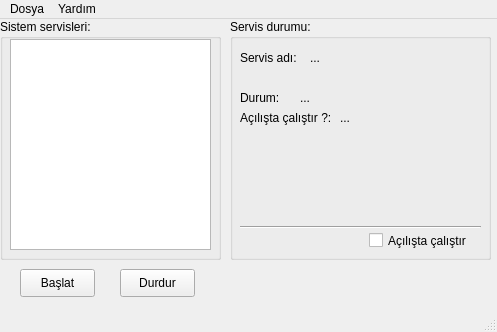
<ui version="4.0" >
 <class>ServisYoneticisi</class>
 <widget class="QMainWindow" name="ServisYoneticisi" >
  <property name="geometry" >
   <rect>
    <x>0</x>
    <y>0</y>
    <width>497</width>
    <height>332</height>
   </rect>
  </property>
  <property name="windowTitle" >
   <string>Servis Yöneticisi</string>
  </property>
  <widget class="QWidget" name="centralwidget" >
   <property name="geometry" >
    <rect>
     <x>0</x>
     <y>30</y>
     <width>497</width>
     <height>279</height>
    </rect>
   </property>
   <widget class="QGroupBox" name="servisBox" >
    <property name="geometry" >
     <rect>
      <x>0</x>
      <y>0</y>
      <width>221</width>
      <height>241</height>
     </rect>
    </property>
    <property name="title" >
     <string>Sistem servisleri:</string>
    </property>
    <widget class="QListWidget" name="servisList" >
     <property name="geometry" >
      <rect>
       <x>10</x>
       <y>20</y>
       <width>201</width>
       <height>211</height>
      </rect>
     </property>
    </widget>
   </widget>
   <widget class="QPushButton" name="pushButton" >
    <property name="geometry" >
     <rect>
      <x>20</x>
      <y>250</y>
      <width>75</width>
      <height>28</height>
     </rect>
    </property>
    <property name="text" >
     <string>Başlat</string>
    </property>
   </widget>
   <widget class="QPushButton" name="pushButton_2" >
    <property name="geometry" >
     <rect>
      <x>120</x>
      <y>250</y>
      <width>75</width>
      <height>28</height>
     </rect>
    </property>
    <property name="text" >
     <string>Durdur</string>
    </property>
   </widget>
   <widget class="QGroupBox" name="durumBox" >
    <property name="geometry" >
     <rect>
      <x>230</x>
      <y>0</y>
      <width>261</width>
      <height>241</height>
     </rect>
    </property>
    <property name="title" >
     <string>Servis durumu:</string>
    </property>
    <widget class="QLabel" name="label" >
     <property name="geometry" >
      <rect>
       <x>10</x>
       <y>70</y>
       <width>54</width>
       <height>18</height>
      </rect>
     </property>
     <property name="text" >
      <string>Durum:</string>
     </property>
    </widget>
    <widget class="QLabel" name="durumLabel" >
     <property name="geometry" >
      <rect>
       <x>70</x>
       <y>70</y>
       <width>54</width>
       <height>18</height>
      </rect>
     </property>
     <property name="text" >
      <string>...</string>
     </property>
    </widget>
    <widget class="QLabel" name="label_2" >
     <property name="geometry" >
      <rect>
       <x>10</x>
       <y>90</y>
       <width>101</width>
       <height>18</height>
      </rect>
     </property>
     <property name="text" >
      <string>Açılışta çalıştır ?:</string>
     </property>
    </widget>
    <widget class="QLabel" name="acilis_cLabel" >
     <property name="geometry" >
      <rect>
       <x>110</x>
       <y>90</y>
       <width>54</width>
       <height>18</height>
      </rect>
     </property>
     <property name="text" >
      <string>...</string>
     </property>
    </widget>
    <widget class="QLabel" name="label_3" >
     <property name="geometry" >
      <rect>
       <x>10</x>
       <y>30</y>
       <width>61</width>
       <height>18</height>
      </rect>
     </property>
     <property name="text" >
      <string>Servis adı:</string>
     </property>
    </widget>
    <widget class="QLabel" name="sad_Label" >
     <property name="geometry" >
      <rect>
       <x>80</x>
       <y>30</y>
       <width>54</width>
       <height>18</height>
      </rect>
     </property>
     <property name="text" >
      <string>...</string>
     </property>
    </widget>
    <widget class="Line" name="line" >
     <property name="geometry" >
      <rect>
       <x>10</x>
       <y>200</y>
       <width>241</width>
       <height>16</height>
      </rect>
     </property>
     <property name="orientation" >
      <enum>Qt::Horizontal</enum>
     </property>
    </widget>
    <widget class="QCheckBox" name="checkBox" >
     <property name="geometry" >
      <rect>
       <x>139</x>
       <y>210</y>
       <width>101</width>
       <height>23</height>
      </rect>
     </property>
     <property name="text" >
      <string>Açılışta çalıştır</string>
     </property>
    </widget>
   </widget>
  </widget>
  <widget class="QMenuBar" name="menubar" >
   <property name="geometry" >
    <rect>
     <x>0</x>
     <y>0</y>
     <width>497</width>
     <height>30</height>
    </rect>
   </property>
   <widget class="QMenu" name="menuDosya" >
    <property name="title" >
     <string>Dosya</string>
    </property>
    <addaction name="actionYap_land_r" />
    <addaction name="action_k" />
   </widget>
   <widget class="QMenu" name="menuYard_m" >
    <property name="title" >
     <string>Yardım</string>
    </property>
    <addaction name="actionServis_Y_neticisi_Hakk_nda" />
    <addaction name="actionQT_Hakk_nda" />
   </widget>
   <addaction name="menuDosya" />
   <addaction name="menuYard_m" />
  </widget>
  <widget class="QStatusBar" name="statusbar" >
   <property name="geometry" >
    <rect>
     <x>0</x>
     <y>309</y>
     <width>497</width>
     <height>23</height>
    </rect>
   </property>
  </widget>
  <action name="actionYap_land_r" >
   <property name="text" >
    <string>Yapılandır</string>
   </property>
  </action>
  <action name="action_k" >
   <property name="text" >
    <string>Çık</string>
   </property>
  </action>
  <action name="actionServis_Y_neticisi_Hakk_nda" >
   <property name="text" >
    <string>Servis Yöneticisi Hakkında</string>
   </property>
  </action>
  <action name="actionQT_Hakk_nda" >
   <property name="text" >
    <string>QT Hakkında</string>
   </property>
  </action>
 </widget>
 <resources/>
 <connections/>
</ui>
